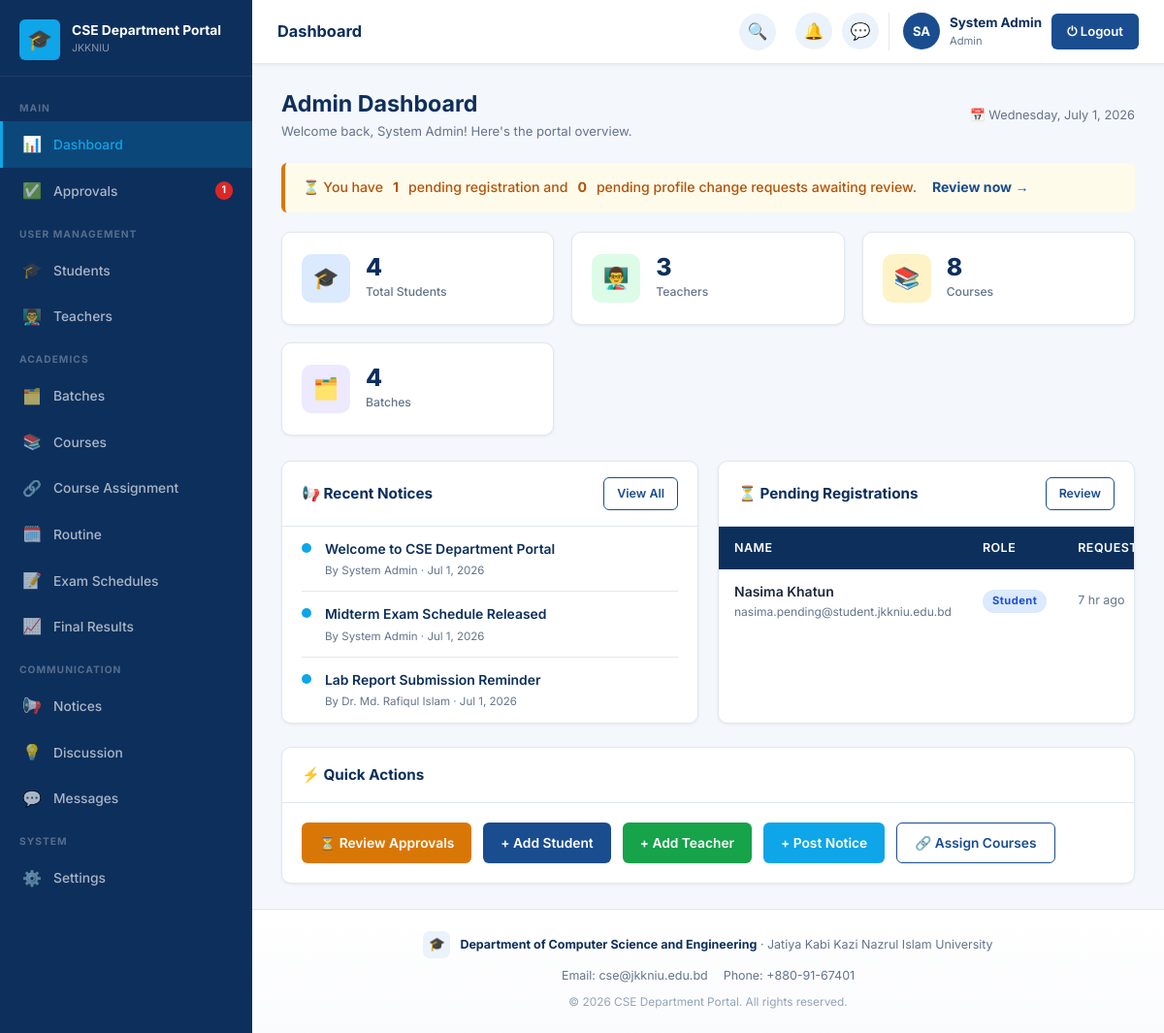
Page /admin/dashboard.php (signed in) on the committed database.
### tables this page shows
CREATE TABLE settings (
    id INT AUTO_INCREMENT PRIMARY KEY,
    portal_name VARCHAR(150) NOT NULL DEFAULT 'CSE Department Portal',
    university_name VARCHAR(200) NOT NULL DEFAULT 'Jatiya Kabi Kazi Nazrul Islam University',
    department_name VARCHAR(200) NOT NULL DEFAULT 'Department of Computer Science and Engineering',
    description TEXT DEFAULT NULL,
    contact_info TEXT DEFAULT NULL,
    logo VARCHAR(255) DEFAULT NULL
);

CREATE TABLE notices (
    notice_id INT AUTO_INCREMENT PRIMARY KEY,
    title VARCHAR(255) NOT NULL,
    description TEXT NOT NULL,
    target ENUM('all_students','specific_batch') NOT NULL DEFAULT 'all_students',
    batch_id INT DEFAULT NULL,
    posted_by INT NOT NULL,
    created_at TIMESTAMP DEFAULT CURRENT_TIMESTAMP,
    CONSTRAINT fk_notices_batch FOREIGN KEY (batch_id) REFERENCES batches(batch_id) ON DELETE CASCADE,
    CONSTRAINT fk_notices_user  FOREIGN KEY (posted_by) REFERENCES users(id) ON DELETE CASCADE
);

CREATE TABLE users (
    id INT AUTO_INCREMENT PRIMARY KEY,
    name VARCHAR(120) NOT NULL,
    email VARCHAR(150) NOT NULL UNIQUE,
    password VARCHAR(255) NOT NULL,
    role ENUM('admin','teacher','student') NOT NULL,
    status ENUM('pending','active','inactive','rejected') NOT NULL DEFAULT 'pending',
    profile_photo VARCHAR(255) DEFAULT NULL,
    reset_token VARCHAR(100) DEFAULT NULL,
    reset_token_expiry DATETIME DEFAULT NULL,
    created_at TIMESTAMP DEFAULT CURRENT_TIMESTAMP
);

### admin/dashboard.php (the view, shortened to what the rows shown need)
<?php
require_once '../config/database.php';
$noticeModel  = new NoticeModel();
$userModel    = new User();
$pendingUsersCount = count($userModel->getPendingUsers());
$recentNotices = array_slice($noticeModel->all(), 0, 5);
$recentUsers   = array_slice($userModel->getPendingUsers(), 0, 5);
include '../includes/header.php';
?>
<div class="portal-layout">
<?php include '../includes/sidebar.php'; ?>
<div class="main-content">
<div class="page-content">
<div class="page-header">
    <div>
        <h2>Admin Dashboard</h2>
    </div>
</div>
<div class="grid-2">
    <div class="card">
        <div class="card-body" style="padding:0">
            <?php if (empty($recentNotices)): ?>
                <div class="empty-state"><div class="empty-icon">📭</div><p>No notices yet.</p></div>
            <?php else: ?>
            <ul class="activity-list" style="padding:0 20px">
            <?php foreach ($recentNotices as $n): ?>
                <li class="activity-item">
                    <span class="activity-dot" style="background:#0ea5e9"></span>
                    <div>
                        <div style="font-size:0.87rem;font-weight:600;color:var(--primary-dark)"><?= htmlspecialchars($n['title']) ?></div>
                        <div class="activity-time">By <?= htmlspecialchars($n['poster']) ?> · <?= Helper::formatDate($n['created_at']) ?></div>
                    </div>
                </li>
            <?php endforeach; ?>
            </ul>
            <?php endif; ?>
        </div>
    </div>
    <div class="card">
        <div class="card-body" style="padding:0">
            <?php if (empty($recentUsers)): ?>
                <div class="empty-state"><div class="empty-icon">✅</div><p>No pending registrations.</p></div>
            <?php else: ?>
            <div class="table-wrapper">
                <table>
                    <thead><tr><th>Name</th><th>Role</th><th>Requested</th></tr></thead>
                    <tbody>
                    <?php foreach ($recentUsers as $u): ?>
                        <tr>
                            <td>
                                <div style="font-weight:600"><?= htmlspecialchars($u['name']) ?></div>
                                <div style="font-size:0.75rem;color:var(--text-muted)"><?= htmlspecialchars($u['email']) ?></div>
                            </td>
                            <td><span class="badge badge-info" style="text-transform:capitalize"><?= htmlspecialchars($u['role']) ?></span></td>
                            <td style="font-size:0.78rem;color:var(--text-muted)"><?= Helper::timeAgo($u['created_at']) ?></td>
                        </tr>
                    <?php endforeach; ?>
                    </tbody>
                </table>
            </div>
            <?php endif; ?>
        </div>
    </div>
</div>
</div>
<?php include '../includes/footer.php'; ?>

### includes/sidebar.php (shortened to what the rows shown need)
<?php
$role         = $_SESSION['role'] ?? 'guest';
$sidebarClass = 'sidebar sidebar-' . $role;
$settingsModel = $settingsModel ?? new SettingsModel();
$settings      = $settings ?? $settingsModel->get();
?>
<aside class="<?= $sidebarClass ?>">
    <div class="sidebar-brand">
        <div class="brand-logo">
            <div class="brand-text">
                <div class="brand-name"><?= htmlspecialchars($settings['portal_name'] ?? 'CSE Department Portal') ?></div>
                <div class="brand-univ">JKKNIU</div>
            </div>
        </div>
    </div>
</aside>

### includes/footer.php (shortened to what the rows shown need)
    <footer class="portal-footer">
        <div class="footer-brand">
            <div class="footer-brand-icon">
                <?php if (!empty($settings['logo'])): ?>
                    <img src="<?= UPLOAD_URL . htmlspecialchars($settings['logo']) ?>" alt="">
                <?php else: ?>🎓<?php endif; ?>
            </div>
            <div class="footer-brand-text">
                <strong><?= htmlspecialchars($settings['department_name'] ?? 'Department of Computer Science and Engineering') ?></strong>
                &middot; <?= htmlspecialchars($settings['university_name'] ?? 'JKKNIU') ?>
            </div>
        </div>
        <?php if (!empty($settings['contact_info'])): ?>
        <div class="footer-contact">
            <?php foreach (explode('|', $settings['contact_info']) as $part): ?>
                <span><?= htmlspecialchars(trim($part)) ?></span>
            <?php endforeach; ?>
        </div>
        <?php endif; ?>
        <div class="footer-copyright">
            &copy; <?= date('Y') ?> <?= htmlspecialchars($settings['portal_name'] ?? 'CSE Department Portal') ?>. All rights reserved.
        </div>
    </footer>
</body>
</html>

### rows in the picture
settings: portal_name "CSE Department Portal", department_name "Department of Computer Science and Engineering", university_name "Jatiya Kabi Kazi Nazrul Islam University", contact_info "Email: cse@jkkniu.edu.bd", contact_info "Phone: +880-91-67401"
notices: title "Welcome to CSE Department Portal", posted_by.name "System Admin", created_at "Jul 1, 2026"
notices: title "Midterm Exam Schedule Released", posted_by.name "System Admin", created_at "Jul 1, 2026"
notices: title "Lab Report Submission Reminder", posted_by.name "Dr. Md. Rafiqul Islam", created_at "Jul 1, 2026"
users: name "Nasima Khatun", email "nasima.pending@student.jkkniu.edu.bd", role "Student", created_at "7 hr ago"

### other values in the picture
$icon "📊 ✅ 🎓 👨‍🏫 🗂️ 📚 🔗 🗓️ 📝 📈 📢 💡 💬 ⚙️"
$label "Dashboard Approvals Students Teachers Batches Courses Course Assignment Routine Exam Schedules Final Results Notices Discussion Messages Settings"
$badge "1"
$pageTitle "Dashboard"
$initials "SA"
$userName "System Admin"
$role "Admin"
Auth::userName() "System Admin"
$pendingUsersCount "1"
$pendingReqCount "0"
$stats['total_students'] "4"
$stats['total_teachers'] "3"
$stats['total_courses'] "8"
$stats['total_batches'] "4"
